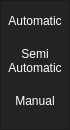
        <widget class="QFrame" name="frame_left_menu">
         <property name="minimumSize">
          <size>
           <width>70</width>
           <height>0</height>
          </size>
         </property>
         <property name="maximumSize">
          <size>
           <width>70</width>
           <height>16777215</height>
          </size>
         </property>
         <property name="styleSheet">
          <string notr="true">background-color: rgb(35, 35, 35);</string>
         </property>
         <property name="frameShape">
          <enum>QFrame::StyledPanel</enum>
         </property>
         <property name="frameShadow">
          <enum>QFrame::Raised</enum>
         </property>
         <widget class="QFrame" name="frame_top_menus">
          <property name="geometry">
           <rect>
            <x>1</x>
            <y>1</y>
            <width>68</width>
            <height>120</height>
           </rect>
          </property>
          <property name="frameShape">
           <enum>QFrame::NoFrame</enum>
          </property>
          <property name="frameShadow">
           <enum>QFrame::Raised</enum>
          </property>
          <layout class="QVBoxLayout" name="verticalLayout_4">
           <property name="spacing">
            <number>0</number>
           </property>
           <property name="leftMargin">
            <number>0</number>
           </property>
           <property name="topMargin">
            <number>0</number>
           </property>
           <property name="rightMargin">
            <number>0</number>
           </property>
           <property name="bottomMargin">
            <number>0</number>
           </property>
           <item>
            <widget class="QPushButton" name="btn_page_1">
             <property name="minimumSize">
              <size>
               <width>0</width>
               <height>40</height>
              </size>
             </property>
             <property name="styleSheet">
              <string notr="true">QPushButton {
	color: rgb(255, 255, 255);
	background-color: rgb(35, 35, 35);
	border: 0px solid;
}
QPushButton:hover {
	background-color: rgb(85, 170, 255);
}</string>
             </property>
             <property name="text">
              <string>Automatic</string>
             </property>
            </widget>
           </item>
           <item>
            <widget class="QPushButton" name="btn_page_2">
             <property name="minimumSize">
              <size>
               <width>0</width>
               <height>40</height>
              </size>
             </property>
             <property name="styleSheet">
              <string notr="true">QPushButton {
	color: rgb(255, 255, 255);
	background-color: rgb(35, 35, 35);
	border: 0px solid;
}
QPushButton:hover {
	background-color: rgb(85, 170, 255);
}</string>
             </property>
             <property name="text">
              <string>Semi
Automatic</string>
             </property>
            </widget>
           </item>
           <item>
            <widget class="QPushButton" name="btn_page_3">
             <property name="minimumSize">
              <size>
               <width>0</width>
               <height>40</height>
              </size>
             </property>
             <property name="styleSheet">
              <string notr="true">QPushButton {
	color: rgb(255, 255, 255);
	background-color: rgb(35, 35, 35);
	border: 0px solid;
}
QPushButton:hover {
	background-color: rgb(85, 170, 255);
}</string>
             </property>
             <property name="text">
              <string>Manual</string>
             </property>
            </widget>
           </item>
          </layout>
         </widget>
        </widget>
